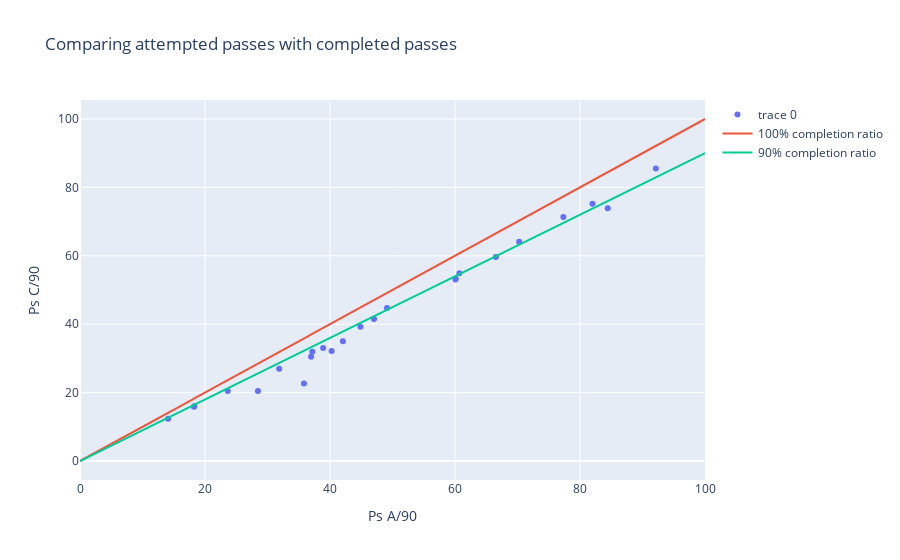

Source (notebook cell):
### Markdown cell above
## Build up

### Code cell
scatter_intplot(build_up,'Ps A/90','Ps C/90','Comparing attempted passes with completed passes',0.9)

### Figure 1 — Plotly figure (JSON) as saved in the notebook; plotly's stock layout.template omitted (floating-point values rounded to 4 significant figures; data arrays with more than 128 entries replaced by an {"elided": "..."} marker saying what was removed)
{"data": [{"mode": "markers", "text": ["Name: Riccardo Galli<br>Age: 26<br>Position: GK<br>Apps: 6(0)<br>Club: Padova<br>Division: Italian Serie C/B<br>", "Name: Stefano Minelli<br>Age: 26<br>Position: GK<br>Apps: 32(0)<br>Club: Padova<br>Division: Italian Serie C/B<br>", "Name: Daniele Capelli<br>Age: 33<br>Position: D (RC)<br>Apps: 22(2)<br>Club: Padova<br>Division: Italian Serie C/B<br>", "Name: Carlo Pelagatti<br>Age: 31<br>Position: D (RC)<br>Apps: 25(0)<br>Club: Padova<br>Division: Italian Serie C/B<br>", "Name: Matteo Lovato<br>Age: 20<br>Position: D (C)<br>Apps: 7(2)<br>Club: Padova<br>Division: Italian Serie C/B<br>", "Name: NicolÃ² Cherubin<br>Age: 33<br>Position: D (LC)<br>Apps: 16(2)<br>Club: Padova<br>Division: Italian Serie C/B<br>", "Name: Ivan Rondanini<br>Age: 24<br>Position: D/WB/M (R)<br>Apps: 17(2)<br>Club: Padova<br>Division: Italian Serie C/B<br>", "Name: Manuel Daffara<br>Age: 30<br>Position: D/WB (RL)<br>Apps: 22(0)<br>Club: Padova<br>Division: Italian Serie C/B<br>", "Name: NicolÃ² Fazzi<br>Age: 25<br>Position: D/WB (RL), M (RC), AM (R)<br>Apps: 20(9)<br>Club: Padova<br>Division: Italian Serie C/B<br>", "Name: JoÃ«l Baraye<br>Age: 23<br>Position: D/WB/M (L)<br>Apps: 14(4)<br>Club: Padova<br>Division: Italian Serie C/B<br>", "Name: Manuel Nicoletti<br>Age: 21<br>Position: D (LC), WB (L)<br>Apps: 24(2)<br>Club: Padova<br>Division: Italian Serie C/B<br>", "Name: Ronaldo<br>Age: 29<br>Position: DM, M (C)<br>Apps: 10(14)<br>Club: Padova<br>Division: Italian Serie C/B<br>", "Name: Davide Buglio<br>Age: 22<br>Position: DM, M (C)<br>Apps: 13(8)<br>Club: Padova<br>Division: Italian Serie C/B<br>", "Name: Christian Oliva<br>Age: 23<br>Position: DM, M (C)<br>Apps: 6(2)<br>Club: Padova<br>Division: Italian Serie C/B<br>", "Name: Umberto Germano<br>Age: 27<br>Position: M (RC)<br>Apps: 26(3)<br>Club: Padova<br>Division: Italian Serie C/B<br>", "Name: Riccardo Serena<br>Age: 23<br>Position: M (RLC)<br>Apps: 23(4)<br>Club: Padova<br>Division: Italian Serie C/B<br>", "Name: Davide Marcandella<br>Age: 22<br>Position: M (R), AM (RC), ST (C)<br>Apps: 24(2)<br>Club: Virtus Verona<br>Division: Italian Serie C/B<br>", "Name: DenÃlson<br>Age: 34<br>Position: M (L), AM (RLC)<br>Apps: 12(11)<br>Club: Padova<br>Division: Italian Serie C/B<br>", "Name: TÃ²fol Montiel<br>Age: 19<br>Position: M (L), AM (RLC)<br>Apps: 25(1)<br>Club: Padova<br>Division: Italian Serie C/B<br>", "Name: Claudio Santini<br>Age: 28<br>Position: AM (RL), ST (C)<br>Apps: 10(12)<br>Club: Padova<br>Division: Italian Serie C/B<br>", "Name: Massimiliano Pesenti<br>Age: 32<br>Position: ST (C)<br>Apps: 30(0)<br>Club: Padova<br>Division: Italian Serie C/B<br>", "Name: Benjamin Mokulu<br>Age: 30<br>Position: ST (C)<br>Apps: 30(0)<br>Club: Padova<br>Division: Italian Serie C/B<br>", "Name: Cristian Bunino<br>Age: 23<br>Position: ST (C)<br>Apps: 8(5)<br>Club: Padova<br>Division: Italian Serie C/B<br>", "Name: Edoardo Soleri<br>Age: 22<br>Position: ST (C)<br>Apps: 7(4)<br>Club: Padova<br>Division: Italian Serie C/B<br>"], "type": "scatter", "x": [35.83, 28.47, 49.12, 47.04, 40.26, 44.87, 66.54, 77.34, 42.06, 60.09, 70.26, 84.43, 81.99, 60.7, 92.13, 60.08, 31.87, 36.97, 38.9, 37.17, 18.23, 18.28, 23.64, 14.1], "y": [22.67, 20.47, 44.73, 41.54, 32.15, 39.27, 59.67, 71.36, 35.01, 53.39, 64.13, 73.88, 75.22, 54.87, 85.54, 53.08, 26.96, 30.47, 33.06, 31.95, 15.83, 15.99, 20.48, 12.33]}, {"name": "100% completion ratio", "type": "scatter", "x": {"elided": "1000 float values"}, "y": {"elided": "1000 float values"}}, {"name": "90% completion ratio", "type": "scatter", "x": {"elided": "1000 float values"}, "y": {"elided": "1000 float values"}}], "layout": {"title": {"text": "Comparing attempted passes with completed passes"}, "xaxis": {"title": {"text": "Ps A/90"}}, "yaxis": {"title": {"text": "Ps C/90"}}}}
